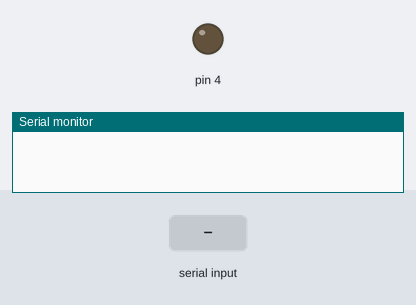
Bench run of a sketch on a simulated Arduino Uno, built with avr-gcc and run on an emulated ATmega328P. Shown: output pins drawn as LEDs (lit = HIGH), the last lines printed to the serial monitor. The test bench sets the inputs (shaded band).

Above: at 1.2 s.
1.3 s: "o" received over Serial
At 1.9 s:
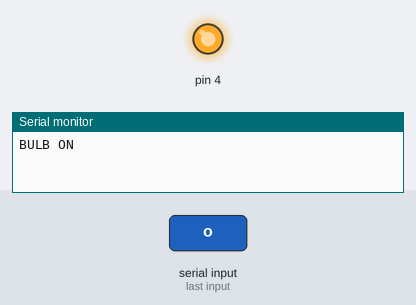
2.8 s: "c" received over Serial
At 4.2 s:
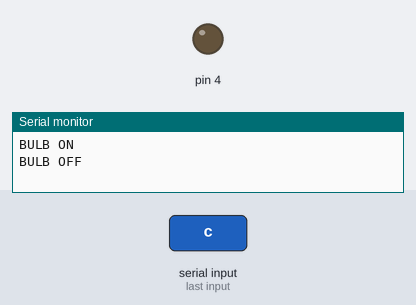
Timing chart, 0 to 5.8 s (numbered marks = the images above; inputs shaded):
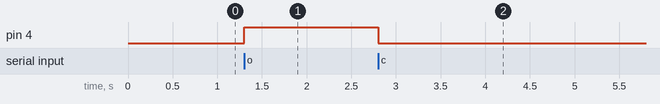

Measured:
- after the input at 1.3 s, pin 4: LOW → HIGH at once
- after the input at 2.8 s, pin 4: HIGH → LOW at once

The sketch:

Relay.ino
```cpp
void setup() {
  // put your setup code here, to run once:
Serial.begin(9600);
pinMode(4,OUTPUT);
}

void loop() {
  // put your main code here, to run repeatedly:
if(Serial.available()>0){
  switch(Serial.read()){
    case 'o':

    digitalWrite(4,HIGH);
    Serial.println("BULB ON");
    break;

    case 'c':
    digitalWrite(4,LOW);
      Serial.println("BULB OFF");
    break;


    }


  }
}
```
